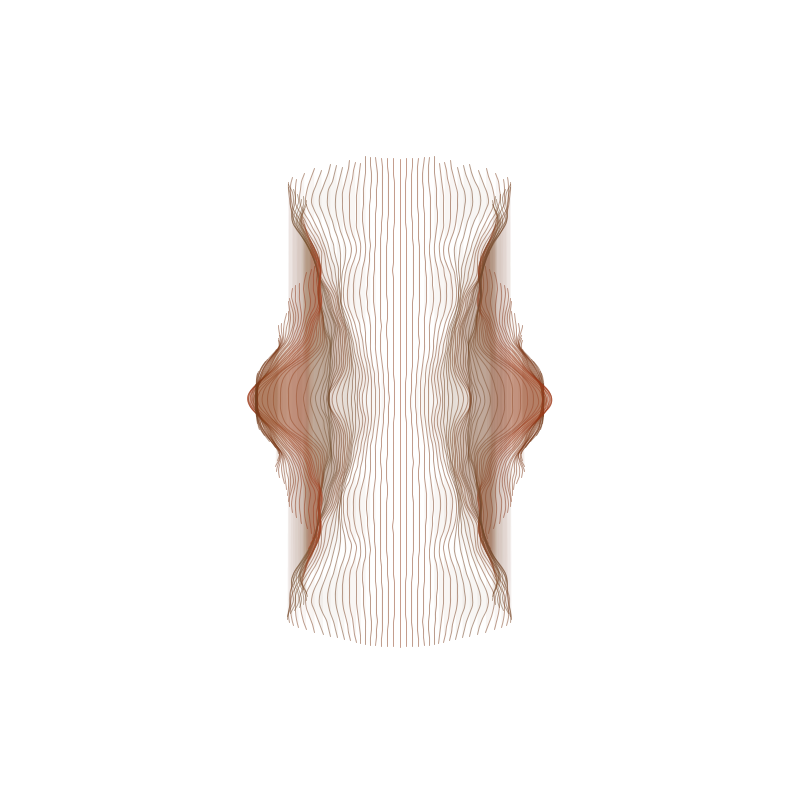
Frame 1 (no input)
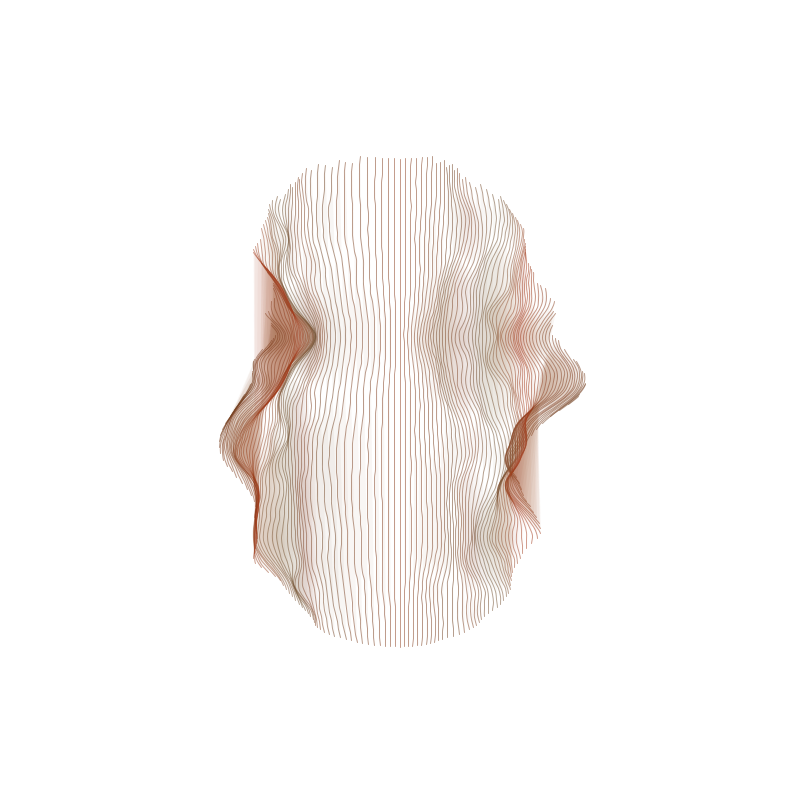
Frame 60 (the mouse pressed at the canvas centre just before this capture)
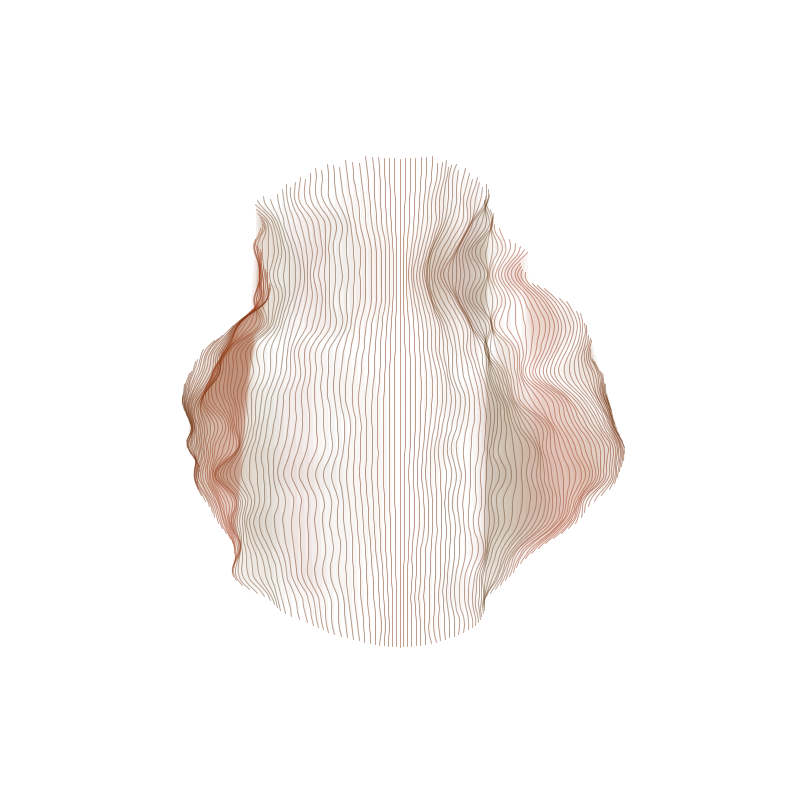
Frame 120 (the mouse held since frame 60 and released just before this capture)

The Processing sketch that drew these frames (run headless with seeded random() and noise(); from frame 60 on, the mouse is pressed at the canvas centre):

// Processing sketch: processing_46425
// ── processing_46425.pde

float t;
void setup()
{
  size(800, 800);
  colorMode(RGB, 255);
  smooth();
  t = 0.0;
}

void draw()
{
  background(255);
  translate(width/2, height/2);
  color c;
  
  for (float a=0; a<PI; a+=PI/128)
  {
    float x = cos(a)*255;
    float y1 = sin(a)*255;
    float y2 = sin(-a)*255;
    
    beginShape();
    for (float y=y1; y>y2; y-=8)
    {
      c = color(noise(x/100)*128+64, noise(y/100)*64+32, noise(y/100)*64);
      fill(c, 12);
      stroke(c, 128);
      curveVertex(noise(t/1000+x/200, t/1000+y/200, t/1000)*x*1.5,y);
      t+=0.001;
    }
    endShape();
  }
}
